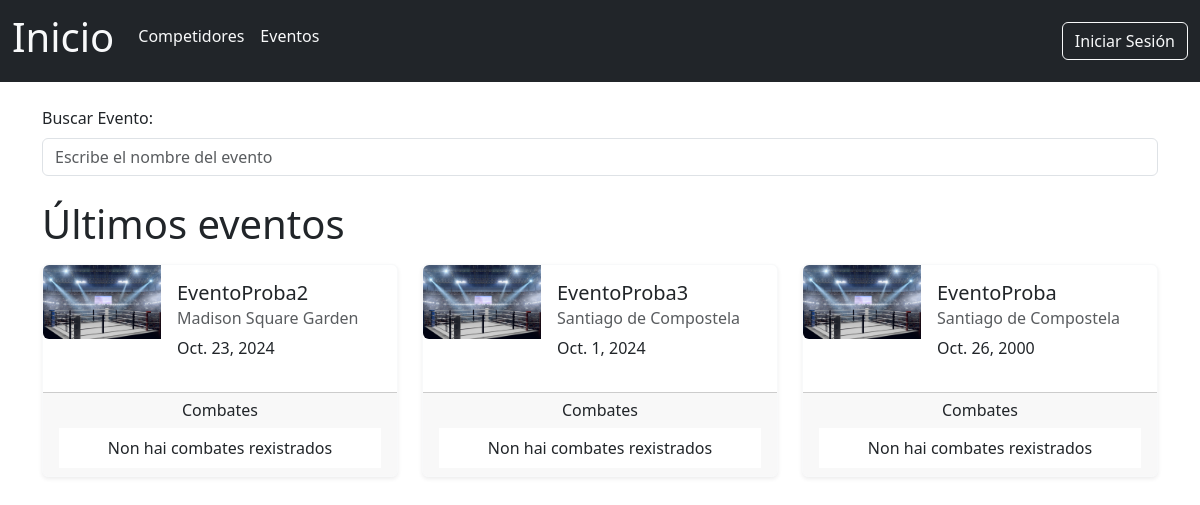
Page /eventos/ on the earlier database version.
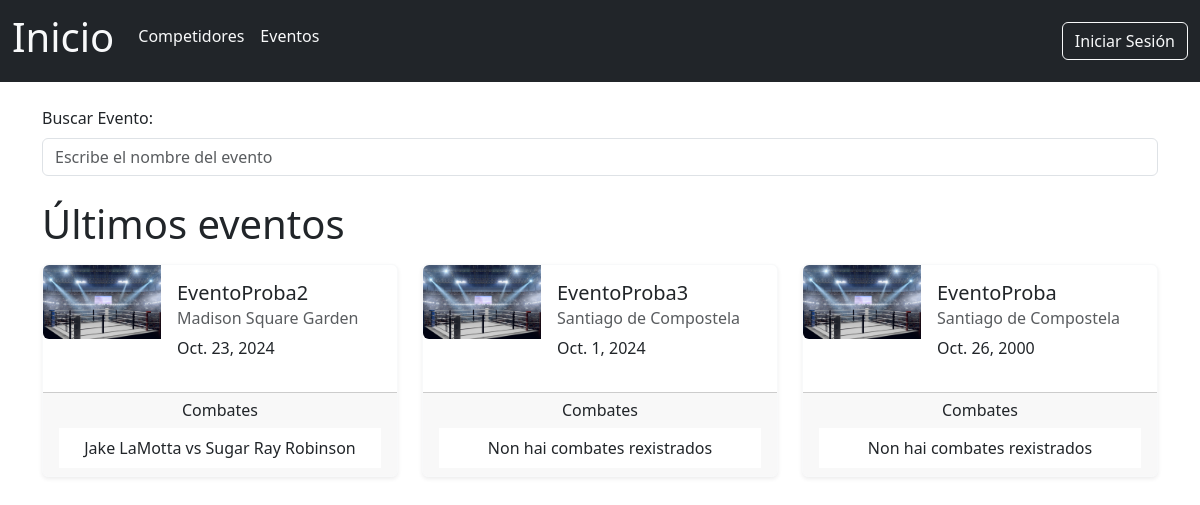
Same page on the later database version.
### boxGal/models.py (models this page shows, shortened)
class Evento(models.Model):
    id_evento = models.BigAutoField(auto_created=True, primary_key=True)
    nome_evento = models.CharField(max_length=255)
    lugar_evento = models.CharField(max_length=255)
    data_evento = models.DateField()
    foto_evento = models.ImageField(upload_to='eventos/', blank=True, null=True)

class Combate(models.Model):
    id_combate = models.BigAutoField(auto_created=True, primary_key=True)
    boxeador_azul = models.ForeignKey(Competidor, related_name='combates_azul', on_delete=models.CASCADE)
    boxeador_vermello = models.ForeignKey(Competidor, related_name='combates_vermello', on_delete=models.CASCADE)
    evento_combate = models.ForeignKey(Evento, on_delete=models.CASCADE)
    peso_combate = models.CharField(max_length=255)
    categoria_combate = models.CharField(max_length=255)
    arbitro = models.CharField(max_length=255)
    resultado = models.CharField(max_length=255)
    data_combate = models.DateField()
    likes = models.ManyToManyField(Usuario,related_name='combates_gustados', blank=True)
    def __str__(self):
        return f"{self.boxeador_azul} vs {self.boxeador_vermello}"

class Competidor(models.Model):
    id_competidor = models.BigAutoField(auto_created=True, primary_key=True)
    nome_competidor = models.CharField(max_length=255)
    apelidos_competidor = models.CharField(max_length=255)
    peso_competidor = models.CharField(max_length=255)
    vitorias = models.IntegerField()
    derrotas = models.IntegerField()
    empates = models.IntegerField()
    foto_competidor = models.ImageField(upload_to='competidores/', blank=True, null=True)
    def __str__(self):
        return f"{self.nome_competidor} {self.apelidos_competidor} "

### boxGal/views.py (the view)
# urls.py: path('eventos/', views.eventosHTML, name='eventosPage'),
def eventosHTML(request):
    listaEventos = Evento.objects.all().order_by('-data_evento')
    eventos_con_combates = []
    for evento in listaEventos:
        combates_evento = Combate.objects.filter(evento_combate=evento)
        eventos_con_combates.append({
            'evento': evento,
            'combates': combates_evento
        })
    template = loader.get_template('eventos.html')
    context = {
        'eventos_con_combates': eventos_con_combates,
        'NUMERO_LIKES_DESTACADO':NUMERO_LIKES_DESTACADO
    }
    return HttpResponse(template.render(context, request))

### boxGal/templates/eventos.html (shortened to what this page needs)
{% extends 'header.html' %}
{% block corpo %}
  <div class="container py-4">
    <div class="mb-4 position-relative">
      <label for="buscadorEventos" class="form-label">Buscar Evento:</label>
      <input type="text" class="form-control" id="buscadorEventos" placeholder="Escribe el nombre del evento" aria-label="Buscar evento" />
    </div>
    <h1 class="my-3">Últimos eventos</h1>
    <div class="row g-4" id="listaEventos">
      {% for item in eventos_con_combates|slice:':3' %}
        <div class="col-12 col-md-6 col-lg-4 evento-item">
          <div class="card h-100 shadow-sm border-light">
            <a class="nav-link" href="{% url 'eventoEspecifico' item.evento.id_evento %}">
              <div class="row g-0">
                <div class="col-md-4">
                  {% if item.evento.foto_evento %}
                    <img src="/media/{{ item.evento.foto_evento }}" alt="{{ item.evento.nome_evento }}" class="img-fluid rounded-start" />
                  {% else %}
                    <img src="/media/eventos/defaultEvento.jpg" alt="{{ item.evento.nome_evento }}" class="img-fluid rounded-start" />
                  {% endif %}
                </div>
                <div class="col-md-8">
                  <div class="card-body">
                    <h5 class="card-title">{{ item.evento.nome_evento }}</h5>
                    <h6 class="card-subtitle mb-2 text-muted">{{ item.evento.lugar_evento }}</h6>
                    <p class="card-text">{{ item.evento.data_evento }}</p>
                  </div>
                </div>
              </div>
              <div class="card-footer mt-3">
                <h6 class="text-center">Combates</h6>
                <ul class="list-group list-group-flush">
                  {% if item.combates %}
                    {% for combate in item.combates %}
                      <li class="list-group-item text-center">{{ combate }}</li>
                    {% endfor %}
                  {% else %}
                    <li class="list-group-item text-center">Non hai combates rexistrados</li>
                  {% endif %}
                </ul>
              </div>
            </a>
          </div>
        </div>
      {% endfor %}
    </div>
  </div>
{% endblock %}

### boxGal/templates/header.html (shortened to what this page needs)
<!DOCTYPE html>
<html lang="en">
  <head>
    {% load static %}
    <link href="{% static 'bootstrap/css/bootstrap.min.css' %}" rel="stylesheet" />
    <link rel="stylesheet" href="https://cdn.jsdelivr.net/npm/charts.css/dist/charts.min.css" />
    <link rel="stylesheet" href="https://cdnjs.cloudflare.com/ajax/libs/font-awesome/6.0.0-beta3/css/all.min.css" />
    <link href="{% static 'css/style.css' %}" rel="stylesheet" />
  </head>
  <body>
    <nav class="navbar navbar-expand-md bg-dark text-light sticky-top">
      <div class="container-fluid">
        <a class="navbar-brand text-light" href="{% url 'indexPage' %}"><h1>Inicio</h1></a>
        <div class="collapse navbar-collapse" id="navbarSupportedContent">
          <ul class="navbar-nav me-auto mb-lg-0">
            <li class="navbar-item">
              <a class="nav-link text-light" href="{% url 'competidoresPage' %}"><h6>Competidores</h6></a>
            </li>
            <li class="navbar-item">
              <a class="nav-link text-light" href="{% url 'eventosPage' %}"><h6>Eventos</h6></a>
            </li>
          </ul>
          {% if user.is_authenticated %}
            <div class="d-flex align-items-center">
              <span class="text-light me-3">Ola, {{ request.user.username }}!</span>
              <a class="navbar-item btn btn-outline-light" href="{% url 'logout' %}">Pechar Sesión</a>
            </div>
          {% else %}
            <a class="navbar-item btn btn-outline-light" href="{% url 'login' %}">Iniciar Sesión</a>
          {% endif %}
        </div>
      </div>
    </nav>
    {% block corpo %}
    {% endblock %}
  </body>
</html>

### boxGal/static/css/style.css (style rules this page uses)
*::after { -webkit-box-sizing: border-box; -moz-box-sizing: border-box; box-sizing: border-box; }

Differences in the rows shown:
shown differently, row unchanged: Evento "EventoProba2": no longer shows "Non hai combates rexistrados"
added Combate: boxeador_azul+boxeador_vermello "Jake LaMotta vs Sugar Ray Robinson", shown under Evento "EventoProba2"
